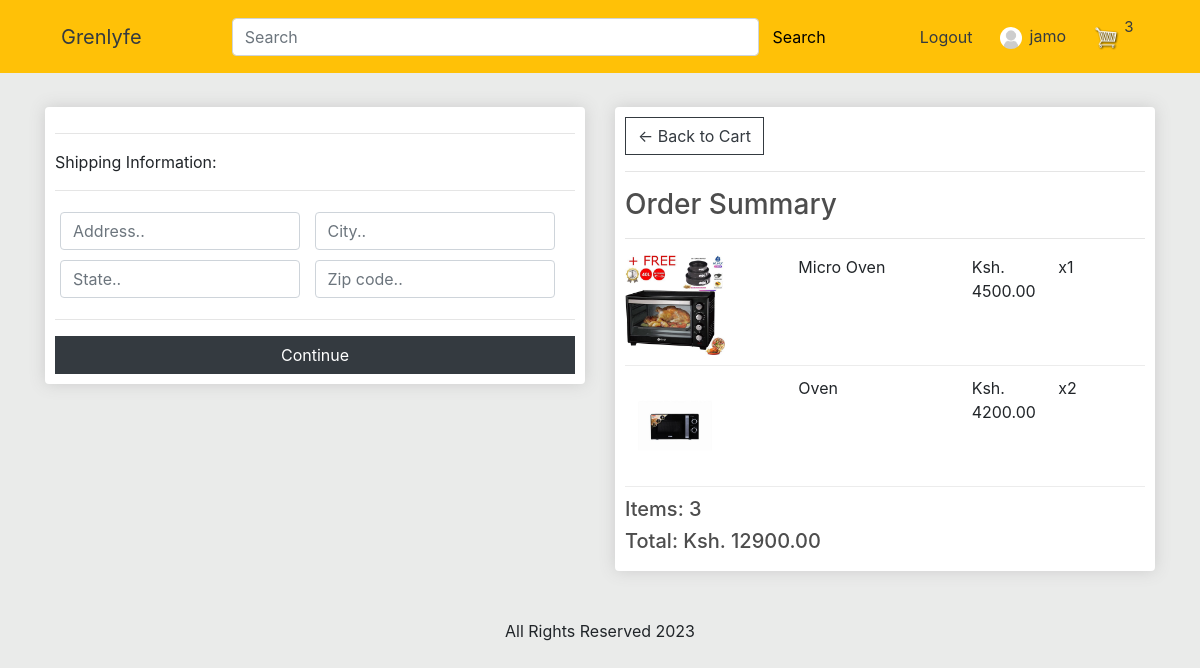
The app's page /checkout/ (signed in) with its own data.
### store/models.py (models this page shows, shortened)
class OrderItem(models.Model):
    product = models.ForeignKey(Product, on_delete=models.CASCADE, null=True)
    order = models.ForeignKey(Order, on_delete=models.CASCADE, null=True)
    quantity = models.IntegerField(default=0, null=True, blank=True)
    date_added = models.DateTimeField(auto_now_add=True)
    @property
    def get_total(self):
        total = self.product.price * self.quantity
        return total

class Product(models.Model):
    name = models.CharField(max_length=200)
    price = models.FloatField()
    desc = models.CharField(max_length=500, null=True)
    digital = models.BooleanField(default=False, null=True, blank=True)
    category = models.ForeignKey(Category, on_delete=models.CASCADE)
    image = models.ImageField(null=True, blank=True)
    @property
    def imageURL(self):
        try:
            url = self.image.url
        except:
            url = ''
        return url

class Order(models.Model):
    customer = models.ForeignKey(
        Customer, on_delete=models.CASCADE, null=True, blank=True)
    date_ordered = models.DateTimeField(auto_now_add=True)
    complete = models.BooleanField(default=False)
    transaction_id = models.CharField(max_length=100, null=True)
    @property
    def shipping(self):
        shipping = False
        orderitems = self.orderitem_set.all()
        for i in orderitems:
            if i.product.digital == False:
                shipping = True
        return shipping
    @property
    def get_cart_total(self):
        orderitems = self.orderitem_set.all()
        total = sum([item.get_total for item in orderitems])
        return total
    @property
    def get_cart_items(self):
        orderitems = self.orderitem_set.all()
        total = sum([item.quantity for item in orderitems])
        return total

### store/views.py (the view)
# urls.py: path('checkout/', views.checkout, name="checkout"),
def checkout(request):
	data = cartData(request)
	cartItems = data['cartItems']
	order = data['order']
	items = data['items']
	context = {'items':items, 'order':order, 'cartItems':cartItems}
	return render(request, 'store/checkout.html', context)

### store/utils.py (called while the page is built)
def cartData(request):
	if request.user.is_authenticated:
		customer = request.user.customer
		order, created = Order.objects.get_or_create(customer=customer, complete=False)
		items = order.orderitem_set.all()
		cartItems = order.get_cart_items
	else:
		cookieData = cookieCart(request)
		cartItems = cookieData['cartItems']
		order = cookieData['order']
		items = cookieData['items']
	return {'cartItems':cartItems ,'order':order, 'items':items}

### store/templates/store/checkout.html (shortened to what this page needs)
{% extends 'store/main.html' %}
{% load static %}
{% block content %}
     <div class="row">
		<div class="col-lg-6">
			<div class="box-element" id="form-wrapper">
				<form id="form">
					<div id="shipping-info">
						<hr>
						<p>Shipping Information:</p>
						<hr>
						<div class="form-field">
							<input class="form-control" type="text" name="address" placeholder="Address..">
						</div>
						<div class="form-field">
							<input class="form-control" type="text" name="city" placeholder="City..">
						</div>
						<div class="form-field">
							<input class="form-control" type="text" name="state" placeholder="State..">
						</div>
						<div class="form-field">
							<input class="form-control" type="text" name="zipcode" placeholder="Zip code..">
						</div>
					</div>
					<hr>
					<input id="form-button" class="btn btn-dark btn-block" type="submit" value="Continue">
				</form>
			</div>
			<br>
		</div>
		<div class="col-lg-6">
			<div class="box-element">
				<a  class="btn btn-outline-dark" href="{% url 'cart' %}">&#x2190; Back to Cart</a>
				<hr>
				<h3>Order Summary</h3>
				<hr>
				{% for item in items %}
				<div class="cart-row">
					<div style="flex:2"><img class="row-image" src="{{item.product.imageURL}}"></div>
					<div style="flex:2"><p>{{item.product.name}}</p></div>
					<div style="flex:1"><p>Ksh. {{item.product.price|floatformat:2}}</p></div>
					<div style="flex:1"><p>x{{item.quantity}}</p></div>
				</div>
				{% endfor %}
				<h5>Items:   {{order.get_cart_items}}</h5>
				<h5>Total:   Ksh. {{order.get_cart_total|floatformat:2}}</h5>
			</div>
		</div>
	</div>
{% endblock content %}

### store/templates/store/main.html (shortened to what this page needs)
<!DOCTYPE html>
{% load static %}
<html>
  <head>
    <link rel="stylesheet" href="https://cdn.jsdelivr.net/npm/bootstrap@4.1.3/dist/css/bootstrap.min.css">
    <link rel="stylesheet" type="text/css" href="{% static 'css/main.css' %}" />
  </head>
  </head>
  <body>
    <section class="bg-warning">
      <div class="container">
        <nav class="custom--nav navbar navbar-expand-lg navbar-dark mx-auto">
        <a class="navbar-brand 3 text-dark" href="{% url 'ads' %}">Grenlyfe</a>
        <form class="custom--search my-2 mr-2"  action="/search">
          <input class="form-control mr-sm-2 w-100" name="q" type="search" placeholder="Search" aria-label="Search">
          <button class="custom--btn" type="submit">Search</button>
        </form>
        <div class="form-inline my-2">
          {% if user.is_authenticated %}
            <a href="{% url 'logout' %}" class="custom--link text-dark mr-2">Logout</a>
            <a href="#" class="btn text-dark">
              <img class="profile--picture mr-2" src="{% static 'images/noAvatar.png' %}"/>{{user.username}}
            </a>
          {% else %}
            <a href="{% url 'register' %}" class="custom--link text-dark mr-2">Sign up</a>
            <a href="{% url 'login' %}" class="custom--link text-dark mr-2">Login</a>
          {% endif %}
          <a href="{% url 'cart' %}">
            <img id="cart-icon" src="{% static 'images/cart.png' %}" />
          </a>
          {% if cartItems != 0 %}
          <p id="cart-total" class=" text-dark">{{cartItems}}</p>
          {% endif %}
        </div>
      </nav>
      </div>
    </section>
    <div class="container">
      <br />
       {% block content %} {% endblock content %}
    </div>
    <footer class="footer--custom">
      <p>All Rights Reserved 2023</p>
    </footer>
  </body>
</html>

### static/css/main.css (style rules this page uses)
body { background-color: hsl(120, 3%, 92%); }
h1,h2,h3,h4,h5,h6 { color:hsl(0, 0%, 30%); }
.box-element { box-shadow:hsl(0, 0%, 80%) 0 0 16px; background-color: #fff; border-radius: 4px; padding: 10px; }
.custom--nav { display: flex; justify-content: space-between; }
.custom--search { display: flex; align-content: center; min-width: 50vw; }
.custom--btn { border: none; background: transparent; }
.custom--link { padding: 6px; }
#cart-icon { width:25px; display: inline-block; margin-left: 15px; }
#cart-total { display: block; text-align: center; color: white; width: 20px; height: 25px; font-size: 15px; }
.col-lg-4, .col-lg-6, .col-lg-8, .col-lg-12 { margin-top: 10px; }
.btn { border-radius: 0; }
.row-image { width: 100px; }
.form-field { width:250px; display: inline-block; padding: 5px; }
.cart-row { display: flex; align-items: flex-stretch; padding-bottom: 10px; margin-bottom: 10px; border-bottom: 1px solid #ececec; }
.profile--picture { height: 22px; width: 22px; border: none; border-radius: 50%; margin-right: 5px; }
.footer--custom { margin: 3rem 0 0 0 ; display: flex; justify-content: center; }

### records on screen
OrderItem: product.imageURL (picture), product.name "Micro Oven", product.price "4500.00", quantity "1"
OrderItem: product.imageURL (picture), product.name "Oven", product.price "4200.00", quantity "2"
Order: get_cart_items "3", get_cart_total "12900.00"

### other values on screen
{{ user.username }} "jamo"
{{ cartItems }} "3"
